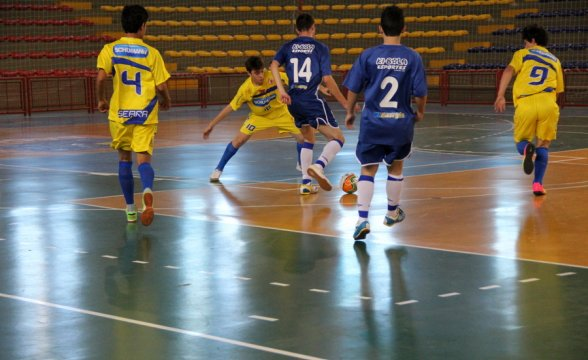
#> input picture jogobola1.jpg, 588 x 360 px
$ python bolateste.py
#> lines starting #> are read from the running program, lines starting #| are printed output that depends on the picture
#!/usr/bin/env python3
# -*- coding: utf-8 -*-
"""
Created on Fri Apr  7 10:44:23 2017

@author: luiz
"""

from skimage import io
import matplotlib.pyplot as plt
import numpy as np

image = io.imread("jogobola1.jpg")
#> image is the input picture: shape (360, 588, 3); mean R, G, B 109.5, 105.1, 93.9

print(image.shape)
#| (360, 588, 3)

lin,col,prof = image.shape
#> lin = 360; col = 588; prof = 3

img2 = np.zeros((lin,col,prof),'uint8')
img3 =np.zeros((lin,col,prof),'uint8')

filtro = np.zeros((3,3))
filtro = filtro/9

print(image.shape)
#| (360, 588, 3)
lin,col,prof = image.shape
img2 =np.zeros((lin,col,prof),'uint8')
img3 =np.zeros((lin,col,prof),'uint8')

filtro=np.ones((3,3))
filtro=filtro/9

for l in range(1,lin-1):
    for c in range(1,col-1):
        R= np.multiply(image[l-1:l+2,c-1:c+2,0], filtro).sum()
        G= np.multiply(image[l-1:l+2,c-1:c+2,1], filtro).sum()
        B= np.multiply(image[l-1:l+2,c-1:c+2,2], filtro).sum()
        img2[l,c,:] = R,G,B
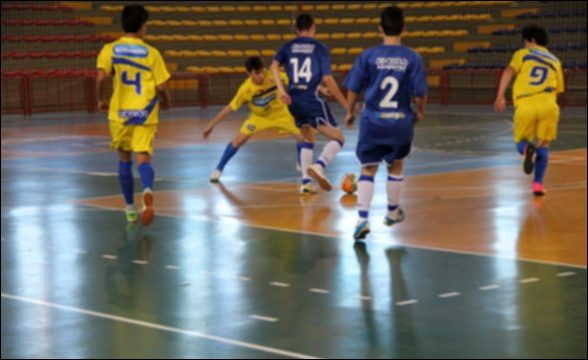
#> img2: shape (360, 588, 3); mean R, G, B 108.3, 104, 92.8


plt.figure()
plt.subplot(241)
plt.imshow(img3)
plt.subplot(242)
plt.imshow(image[:,:,0],cmap="gray",vmin=0,vmax=255) #R
plt.subplot(243)
plt.imshow(image[:,:,1],cmap="gray",vmin=0,vmax=255) #G
plt.subplot(244)
plt.imshow(image[:,:,2],cmap="gray",vmin=0,vmax=255) #B

plt.subplot(245)
plt.imshow(img2)
plt.subplot(246)
plt.imshow(img2[:,:,0],cmap="gray",vmin=0,vmax=255) #C
plt.subplot(247)
plt.imshow(img2[:,:,1],cmap="gray",vmin=0,vmax=255) #M
plt.subplot(248)
plt.imshow(img2[:,:,2],cmap="gray",vmin=0,vmax=255) #Y
plt.show()
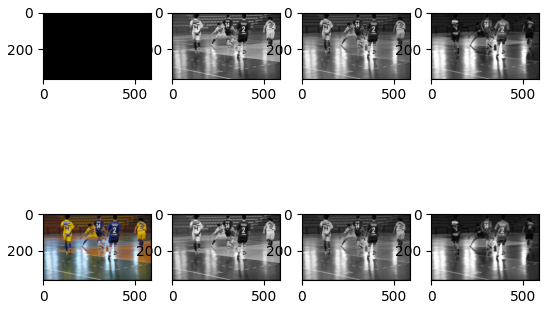
#> figure drawn by matplotlib, 8 panels

$ run again, with jogobola2.jpg copied over jogobola1.jpg
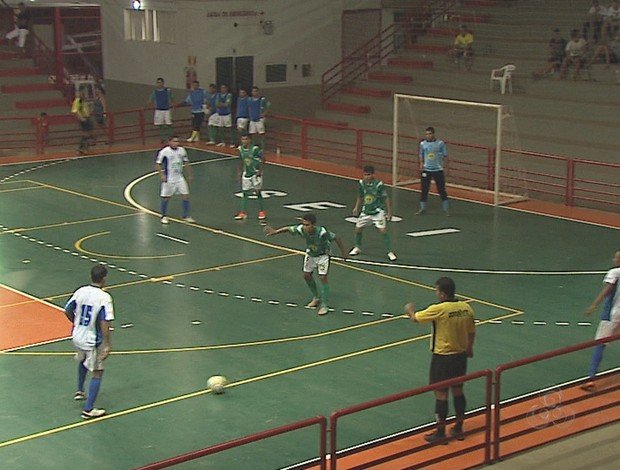
#> input picture jogobola2.jpg, 620 x 470 px
#> image is the input picture: shape (470, 620, 3); mean R, G, B 94.4, 95.1, 75.1
#| (470, 620, 3)
#| (470, 620, 3)
#> after the loop `for l in range(1,lin-1):`:
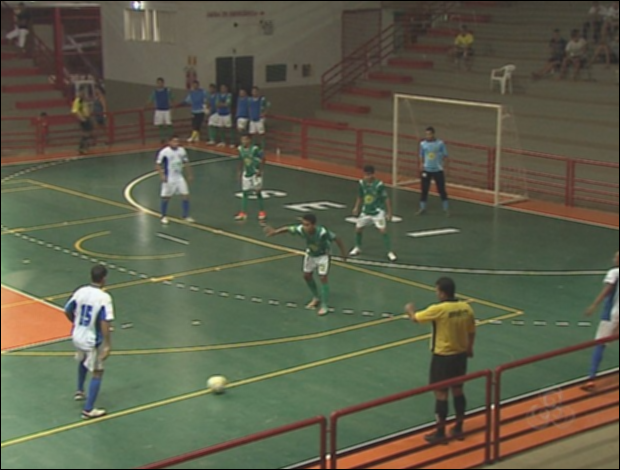
#> img2: shape (470, 620, 3); mean R, G, B 93.1, 93.9, 74

$ run again, with futsal1.jpg copied over jogobola1.jpg
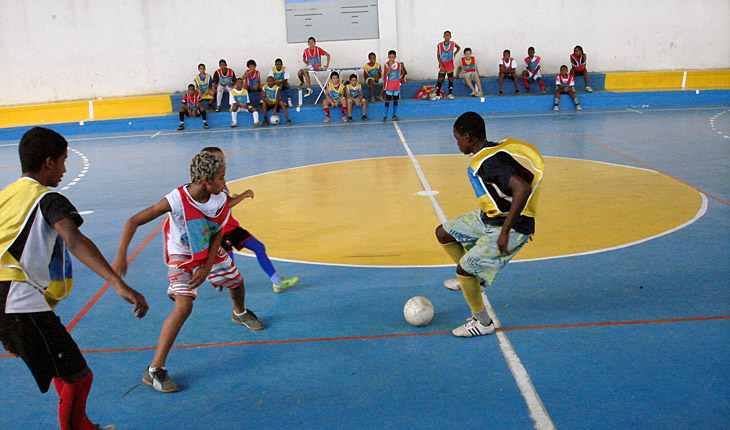
#> input picture futsal1.jpg, 730 x 430 px
#> image is the input picture: shape (430, 730, 3); mean R, G, B 122.4, 135.8, 140.1
#| (430, 730, 3)
#| (430, 730, 3)
#> after the loop `for l in range(1,lin-1):`:
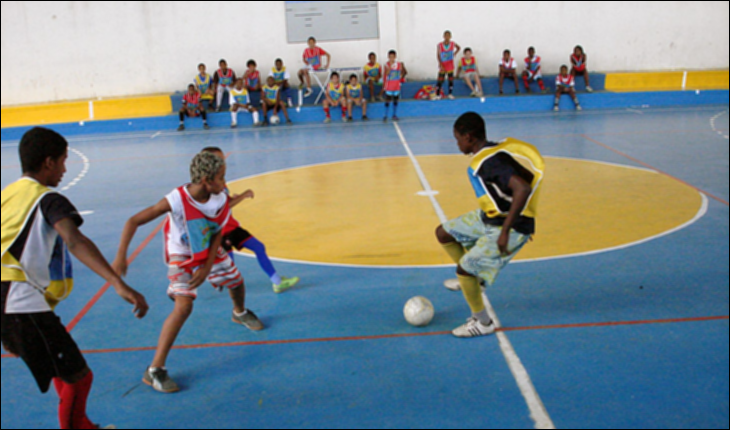
#> img2: shape (430, 730, 3); mean R, G, B 120.9, 134.3, 138.5
